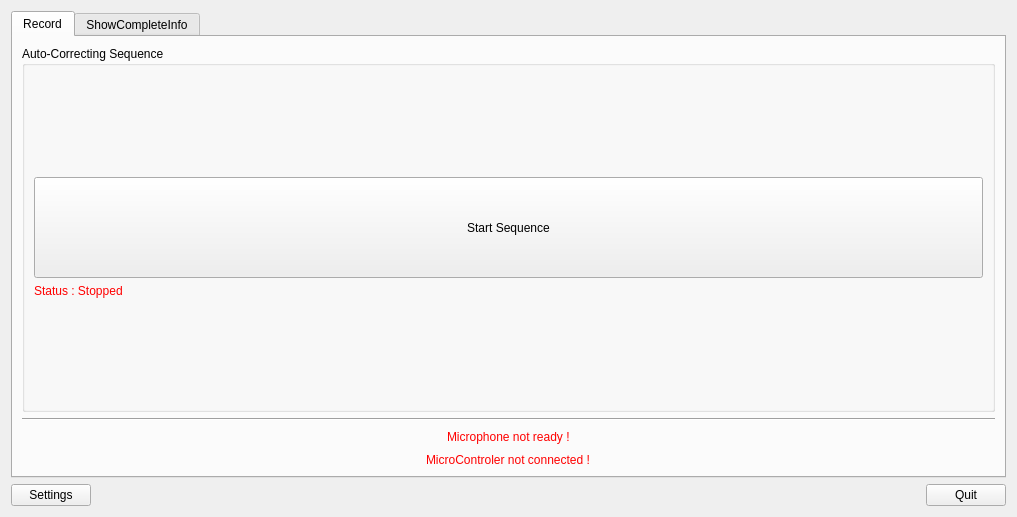
<?xml version="1.0" encoding="UTF-8"?>
<ui version="4.0">
 <class>ProjectDjembe</class>
 <widget class="QDialog" name="ProjectDjembe">
  <property name="geometry">
   <rect>
    <x>0</x>
    <y>0</y>
    <width>1017</width>
    <height>517</height>
   </rect>
  </property>
  <property name="windowTitle">
   <string>Drum'Assist</string>
  </property>
  <property name="windowIcon">
   <iconset resource="resources.qrc">
    <normaloff>:/icons/Icons/oie_transparent (1).png</normaloff>:/icons/Icons/oie_transparent (1).png</iconset>
  </property>
  <property name="windowOpacity">
   <double>1.000000000000000</double>
  </property>
  <layout class="QVBoxLayout" name="verticalLayout_11">
   <item>
    <widget class="QTabWidget" name="tabChoice">
     <property name="currentIndex">
      <number>0</number>
     </property>
     <widget class="QWidget" name="record">
      <attribute name="title">
       <string>Record</string>
      </attribute>
      <layout class="QHBoxLayout" name="horizontalLayout_2">
       <item>
        <layout class="QVBoxLayout" name="verticalLayout">
         <item>
          <layout class="QHBoxLayout" name="horizontalLayout_3">
           <item>
            <widget class="QGroupBox" name="groupBoxAutoSequence">
             <property name="title">
              <string>Auto-Correcting Sequence</string>
             </property>
             <layout class="QVBoxLayout" name="verticalLayout_12">
              <item>
               <spacer name="verticalSpacer">
                <property name="orientation">
                 <enum>Qt::Vertical</enum>
                </property>
                <property name="sizeHint" stdset="0">
                 <size>
                  <width>20</width>
                  <height>40</height>
                 </size>
                </property>
               </spacer>
              </item>
              <item>
               <widget class="QPushButton" name="buttonStart_AutoCorrect">
                <property name="sizePolicy">
                 <sizepolicy hsizetype="Expanding" vsizetype="Expanding">
                  <horstretch>0</horstretch>
                  <verstretch>0</verstretch>
                 </sizepolicy>
                </property>
                <property name="cursor">
                 <cursorShape>PointingHandCursor</cursorShape>
                </property>
                <property name="text">
                 <string>Start Sequence</string>
                </property>
                <property name="checkable">
                 <bool>false</bool>
                </property>
                <property name="autoDefault">
                 <bool>false</bool>
                </property>
               </widget>
              </item>
              <item>
               <widget class="QLabel" name="labelStatus_AutoCorrect">
                <property name="text">
                 <string>&lt;html&gt;&lt;head/&gt;&lt;body&gt;&lt;p&gt;&lt;span style=&quot; color:#ff0000;&quot;&gt;Status : Stopped&lt;/span&gt;&lt;/p&gt;&lt;/body&gt;&lt;/html&gt;</string>
                </property>
               </widget>
              </item>
              <item>
               <spacer name="verticalSpacer_5">
                <property name="orientation">
                 <enum>Qt::Vertical</enum>
                </property>
                <property name="sizeType">
                 <enum>QSizePolicy::Expanding</enum>
                </property>
                <property name="sizeHint" stdset="0">
                 <size>
                  <width>20</width>
                  <height>40</height>
                 </size>
                </property>
               </spacer>
              </item>
             </layout>
            </widget>
           </item>
          </layout>
         </item>
         <item>
          <widget class="Line" name="line_6">
           <property name="orientation">
            <enum>Qt::Horizontal</enum>
           </property>
          </widget>
         </item>
         <item>
          <layout class="QHBoxLayout" name="horizontalLayout_15">
           <item>
            <spacer name="horizontalSpacer_6">
             <property name="orientation">
              <enum>Qt::Horizontal</enum>
             </property>
             <property name="sizeHint" stdset="0">
              <size>
               <width>40</width>
               <height>20</height>
              </size>
             </property>
            </spacer>
           </item>
           <item>
            <widget class="QLabel" name="labelMic">
             <property name="palette">
              <palette>
               <active>
                <colorrole role="Text">
                 <brush brushstyle="SolidPattern">
                  <color alpha="255">
                   <red>0</red>
                   <green>0</green>
                   <blue>0</blue>
                  </color>
                 </brush>
                </colorrole>
               </active>
               <inactive>
                <colorrole role="Text">
                 <brush brushstyle="SolidPattern">
                  <color alpha="255">
                   <red>0</red>
                   <green>0</green>
                   <blue>0</blue>
                  </color>
                 </brush>
                </colorrole>
               </inactive>
               <disabled>
                <colorrole role="Text">
                 <brush brushstyle="SolidPattern">
                  <color alpha="255">
                   <red>120</red>
                   <green>120</green>
                   <blue>120</blue>
                  </color>
                 </brush>
                </colorrole>
               </disabled>
              </palette>
             </property>
             <property name="toolTip">
              <string>Microphone status</string>
             </property>
             <property name="frameShape">
              <enum>QFrame::NoFrame</enum>
             </property>
             <property name="frameShadow">
              <enum>QFrame::Sunken</enum>
             </property>
             <property name="lineWidth">
              <number>1</number>
             </property>
             <property name="text">
              <string>&lt;html&gt;&lt;head/&gt;&lt;body&gt;&lt;p&gt;&lt;span style=&quot; color:#ff0000;&quot;&gt;Microphone not ready !&lt;/span&gt;&lt;/p&gt;&lt;/body&gt;&lt;/html&gt;</string>
             </property>
            </widget>
           </item>
           <item>
            <spacer name="horizontalSpacer_7">
             <property name="orientation">
              <enum>Qt::Horizontal</enum>
             </property>
             <property name="sizeHint" stdset="0">
              <size>
               <width>40</width>
               <height>20</height>
              </size>
             </property>
            </spacer>
           </item>
          </layout>
         </item>
         <item alignment="Qt::AlignHCenter">
          <widget class="QLabel" name="labelMCStatusRecord">
           <property name="text">
            <string>&lt;html&gt;&lt;head/&gt;&lt;body&gt;&lt;p&gt;&lt;span style=&quot; color:#ff0000;&quot;&gt;MicroControler not connected !&lt;/span&gt;&lt;/p&gt;&lt;/body&gt;&lt;/html&gt;</string>
           </property>
          </widget>
         </item>
        </layout>
       </item>
      </layout>
     </widget>
     <widget class="QWidget" name="showInfo">
      <attribute name="title">
       <string>ShowCompleteInfo</string>
      </attribute>
      <layout class="QVBoxLayout" name="verticalLayout_7">
       <item>
        <layout class="QHBoxLayout" name="horizontalLayout_21">
         <item>
          <widget class="QLabel" name="label">
           <property name="text">
            <string>&lt;html&gt;&lt;head/&gt;&lt;body&gt;&lt;p&gt;&lt;span style=&quot; color:#ff0000;&quot;&gt;No information to be displayed&lt;/span&gt;&lt;/p&gt;&lt;/body&gt;&lt;/html&gt;</string>
           </property>
          </widget>
         </item>
         <item>
          <widget class="QFrame" name="frameInfo">
           <property name="frameShape">
            <enum>QFrame::StyledPanel</enum>
           </property>
           <property name="frameShadow">
            <enum>QFrame::Raised</enum>
           </property>
          </widget>
         </item>
        </layout>
       </item>
      </layout>
     </widget>
    </widget>
   </item>
   <item>
    <layout class="QHBoxLayout" name="horizontalLayout">
     <item>
      <widget class="QPushButton" name="buttonSettings">
       <property name="cursor">
        <cursorShape>PointingHandCursor</cursorShape>
       </property>
       <property name="text">
        <string>Settings</string>
       </property>
       <property name="autoDefault">
        <bool>false</bool>
       </property>
      </widget>
     </item>
     <item>
      <spacer name="horizontalSpacer_3">
       <property name="orientation">
        <enum>Qt::Horizontal</enum>
       </property>
       <property name="sizeHint" stdset="0">
        <size>
         <width>40</width>
         <height>20</height>
        </size>
       </property>
      </spacer>
     </item>
     <item>
      <widget class="QPushButton" name="buttonQuit">
       <property name="cursor">
        <cursorShape>PointingHandCursor</cursorShape>
       </property>
       <property name="toolTip">
        <string>Quit program</string>
       </property>
       <property name="text">
        <string>Quit</string>
       </property>
       <property name="autoDefault">
        <bool>false</bool>
       </property>
       <property name="flat">
        <bool>false</bool>
       </property>
      </widget>
     </item>
    </layout>
   </item>
  </layout>
 </widget>
 <resources>
  <include location="resources.qrc"/>
 </resources>
 <connections/>
</ui>
